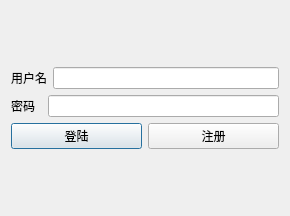
<?xml version="1.0" encoding="UTF-8"?>
<ui version="4.0">
 <class>loginClass</class>
 <widget class="QDialog" name="loginClass">
  <property name="geometry">
   <rect>
    <x>0</x>
    <y>0</y>
    <width>290</width>
    <height>216</height>
   </rect>
  </property>
  <property name="windowTitle">
   <string>login</string>
  </property>
  <layout class="QGridLayout" name="gridLayout">
   <item row="0" column="0">
    <layout class="QVBoxLayout" name="verticalLayout">
     <item>
      <layout class="QHBoxLayout" name="horizontalLayout">
       <item>
        <widget class="QLabel" name="label">
         <property name="text">
          <string>用户名</string>
         </property>
        </widget>
       </item>
       <item>
        <widget class="QLineEdit" name="userName"/>
       </item>
      </layout>
     </item>
     <item>
      <layout class="QHBoxLayout" name="horizontalLayout_2">
       <item>
        <widget class="QLabel" name="label_2">
         <property name="text">
          <string>密码  </string>
         </property>
        </widget>
       </item>
       <item>
        <widget class="QLineEdit" name="passWord"/>
       </item>
      </layout>
     </item>
     <item>
      <layout class="QHBoxLayout" name="horizontalLayout_3">
       <item>
        <widget class="QPushButton" name="loginButton">
         <property name="text">
          <string>登陆</string>
         </property>
        </widget>
       </item>
       <item>
        <widget class="QPushButton" name="signupButton">
         <property name="text">
          <string>注册</string>
         </property>
        </widget>
       </item>
      </layout>
     </item>
    </layout>
   </item>
  </layout>
 </widget>
 <layoutdefault spacing="6" margin="11"/>
 <resources/>
 <connections/>
</ui>
